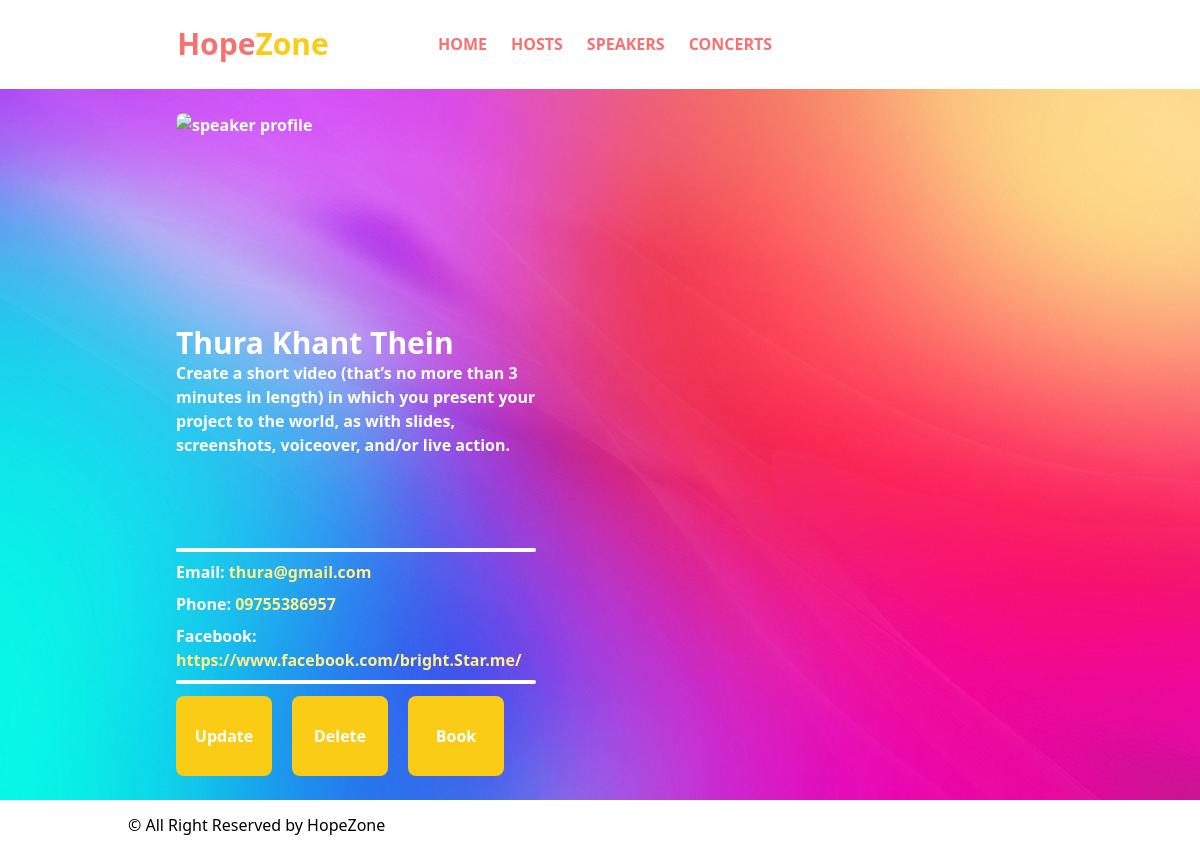
The page /speaker/2 on the database its author committed.
### model.py (models this page shows, shortened)
class Speaker(db.Model):
    __tablename__ = "Speaker"
    id = db.Column(db.Integer, primary_key=True)
    first_name = db.Column(db.String)
    last_name = db.Column(db.String)
    email = db.Column(db.String)
    password = db.Column(db.String)
    phone = db.Column(db.String(120))
    image_id = db.Column(db.Integer, db.ForeignKey('ImageTable.id'), nullable=True)
    facebook_link = db.Column(db.String(120))
    description = db.Column(db.String(300))
    available = db.Column(db.Boolean)
    concerts = db.relationship('Concert',
      backref=db.backref('Speaker', lazy=True))
    image_table = db.relationship('ImageTable',
      backref=db.backref('Speaker', lazy=True))

### src/speaker_modules.py (the view, shortened to what this page needs)
@app_speaker.route("/speaker/<int:id>", methods=['GET'])
def speaker_detail(id):
    concert_data = db.session.query(Concert).join(Speaker).filter(Concert.speaker_id == Speaker.id).join(Host).filter(Concert.host_id == Host.id).filter(Speaker.id == id).all()
    concerts_data = []
    speaker = Speaker.query.get_or_404(id)
    data = {
        "id": speaker.id,
        "first_name": speaker.first_name,
        "last_name": speaker.last_name,
        "email": speaker.email,
        "phone": speaker.phone,
        "description": speaker.description,
        "image_id": "http://127.0.0.1:5000/image/"+str(speaker.image_id),
        "facebook_link": speaker.facebook_link,
        "available": speaker.available,
    }
    return render_template('views/pages/speaker_detail.html', speaker = data, concerts = concerts_data)

### templates/views/pages/speaker_detail.html (shortened to what this page needs)
{% extends 'layouts/base.html'%} {% block title %}Hope Zone | Login{% endblock%}
{% from "components/concert_card.html" import concertCard %} {% block body %}
<div class="flex flex-row w-full h-full font-bold px-44 py-6 text-white">
  <div class="flex w-3/6 flex-col space-y-3">
    <div class="flex flex-row w-full justify-start">
      <img
        class="rounded-lg h-[200px] bg-contain aspect-square"
        src="{{speaker.image_id}}"
        alt="speaker profile"
      />
    </div>
    <div class="flex flex-1 flex-col items-start">
      <p class="text-3xl">{{speaker.first_name +' '+ speaker.last_name}}</p>
      <p class="flex text-s font-bold overflow-y-scroll scrollbar-hide">
        {{speaker.description}}
      </p>
    </div>
    <div class="flex flex-shrink flex-1 flex-col justify-end space-y-2">
      <div class="flex w-full h-1 rounded-full bg-white"></div>
      <p>
        Email:
        <a href="mailto:{{speaker.email}}" class="text-yellow-200"
          >{{speaker.email}}</a
        >
      </p>
      <p>
        Phone:
        <a href="tel:{{speaker.phone}}" class="text-yellow-200"
          >{{speaker.phone}}</a
        >
      </p>
      <p>
        Facebook:
        <a href="{{speaker.facebook_link}}" class="text-yellow-200"
          >{{speaker.facebook_link}}</a
        >
      </p>
      <div class="flex w-full h-1 rounded-full bg-white"></div>
    </div>
    <div class="flex flex-row space-x-5 justify-start">
      <button
        class="flex text-white items-center justify-center w-24 h-20 bg-yellow-400 rounded-lg hover:bg-yellow-500 hover:shadow-md"
      >
        Update
      </button>
      <button
        type="button"
        id="delete-btn"
        data-id="{{ speaker.id }}"
        class="flex text-white items-center justify-center w-24 h-20 bg-yellow-400 rounded-lg hover:bg-yellow-500 hover:shadow-md"
      >
        Delete
      </button>
      <button
        class="flex text-white items-center justify-center w-24 h-20 bg-yellow-400 rounded-lg hover:bg-yellow-500 hover:shadow-md"
      >
        Book
      </button>
    </div>
  </div>
  <div class="w-4/6 pl-12 text-white h-full overflow-y-scroll scrollbar-hide">
  </div>
</div>
{% endblock %}

### static/css/styles.css (style rules this page uses)
html { line-height: 1.5; -webkit-text-size-adjust: 100%; -moz-tab-size: 4; -o-tab-size: 4; tab-size: 4; font-family: ui-sans-serif, system-ui, -apple-system, BlinkMacSystemFont, "Segoe UI", Roboto, "Helvetica Neue", Arial, "Noto Sans", sans-serif, "Apple Color Emoji", "Segoe UI Emoji", "Segoe UI Symbol", "Noto Color Emoji"; }
body { margin: 0; line-height: inherit; }
a { color: inherit; text-decoration: inherit; }
button, input, optgroup, select, textarea { font-family: inherit; font-size: 100%; font-weight: inherit; line-height: inherit; color: inherit; margin: 0; padding: 0; }
button, select { text-transform: none; }
button, [type='button'], [type='reset'], [type='submit'] { -webkit-appearance: button; background-color: transparent; background-image: none; }
blockquote, dl, dd, h1, h2, h3, h4, h5, h6, hr, figure, p, pre { margin: 0; }
button, [role="button"] { cursor: pointer; }
img, svg, video, canvas, audio, iframe, embed, object { display: block; vertical-align: middle; }
img, video { max-width: 100%; height: auto; }
.flex { display: flex; }
.aspect-square { aspect-ratio: 1 / 1; }
.h-20 { height: 5rem; }
.h-full { height: 100%; }
.h-1 { height: 0.25rem; }
.h-\[200px\] { height: 200px; }
.w-full { width: 100%; }
.w-3\/6 { width: 50%; }
.w-24 { width: 6rem; }
.w-4\/6 { width: 66.666667%; }
.flex-1 { flex: 1 1 0%; }
.flex-shrink { flex-shrink: 1; }
.flex-row { flex-direction: row; }
.flex-col { flex-direction: column; }
.items-start { align-items: flex-start; }
.items-center { align-items: center; }
.justify-start { justify-content: flex-start; }
.justify-end { justify-content: flex-end; }
.justify-center { justify-content: center; }
.space-y-3 > :not([hidden]) ~ :not([hidden]) { --tw-space-y-reverse: 0; margin-top: calc(0.75rem * calc(1 - var(--tw-space-y-reverse))); margin-bottom: calc(0.75rem * var(--tw-space-y-reverse)); }
.space-x-5 > :not([hidden]) ~ :not([hidden]) { --tw-space-x-reverse: 0; margin-right: calc(1.25rem * var(--tw-space-x-reverse)); margin-left: calc(1.25rem * calc(1 - var(--tw-space-x-reverse))); }
.space-y-2 > :not([hidden]) ~ :not([hidden]) { --tw-space-y-reverse: 0; margin-top: calc(0.5rem * calc(1 - var(--tw-space-y-reverse))); margin-bottom: calc(0.5rem * var(--tw-space-y-reverse)); }
.overflow-y-scroll { overflow-y: scroll; }
.rounded-lg { border-radius: 0.5rem; }
.rounded-full { border-radius: 9999px; }
.bg-white { --tw-bg-opacity: 1; background-color: rgb(255 255 255 / var(--tw-bg-opacity)); }
.bg-yellow-400 { --tw-bg-opacity: 1; background-color: rgb(250 204 21 / var(--tw-bg-opacity)); }
.bg-contain { background-size: contain; }
.px-44 { padding-left: 11rem; padding-right: 11rem; }
.py-6 { padding-top: 1.5rem; padding-bottom: 1.5rem; }
.pl-12 { padding-left: 3rem; }
.text-3xl { font-size: 1.875rem; line-height: 2.25rem; }
.font-bold { font-weight: 700; }
.text-white { --tw-text-opacity: 1; color: rgb(255 255 255 / var(--tw-text-opacity)); }
.text-yellow-200 { --tw-text-opacity: 1; color: rgb(254 240 138 / var(--tw-text-opacity)); }
.scrollbar-hide { -ms-overflow-style: none; scrollbar-width: none; }

### rows shown on the page
Speaker: first_name+last_name "Thura Khant Thein", description "Create a short video (that’s no more than 3 minutes in length) in which you present your project to the world, as with slides, screenshots, voiceover, and/or live action.", email "thura@gmail.com", phone "09755386957", facebook_link "https://www.facebook.com/bright.Star.me/"
